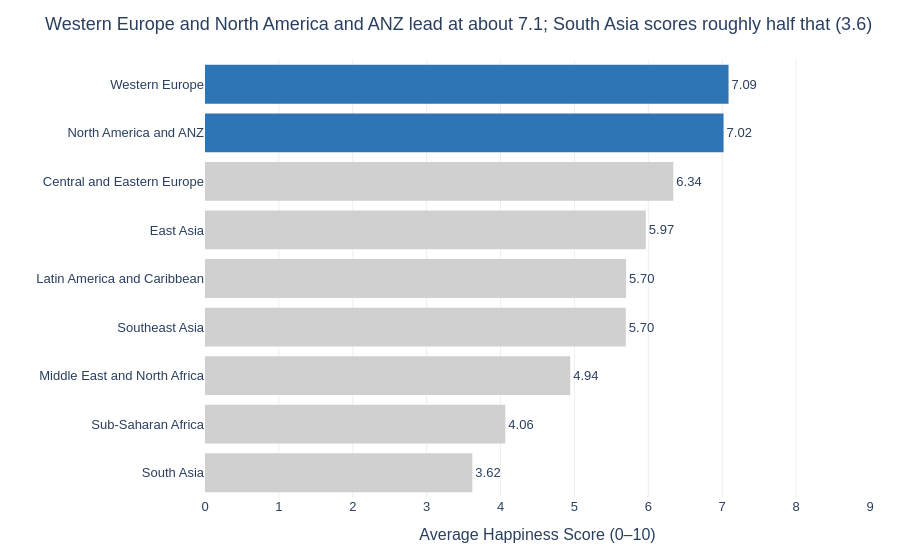

This figure's notebook cell:
### Code cell
# Task 1: Regional comparison bar chart
# -------------------------------------

# Step 1: Compute average happiness score by region
region_avg = (df.groupby('Region')['Happiness_Score']
              .mean()
              .reset_index()
              .sort_values('Happiness_Score'))  # sort for horizontal bar

print(region_avg)

# Step 2: Build your chart

# Facts for the title, pulled from the data
best   = region_avg.iloc[-1]      # highest
second = region_avg.iloc[-2]      # second highest
worst  = region_avg.iloc[0]       # lowest

# Colour the top 2 regions blue, everything else grey
top2 = region_avg['Region'].iloc[-2:]
region_avg['highlight'] = np.where(region_avg['Region'].isin(top2), 'Top', 'Other')

fig = px.bar(
    region_avg,
    x='Happiness_Score', y='Region',
    orientation='h',
    color='highlight',
    color_discrete_map={'Top': '#2E75B6', 'Other': '#D0D0D0'},
    text='Happiness_Score',
    title=(f"{best['Region']} and {second['Region']} lead at about "
           f"{best['Happiness_Score']:.1f}; {worst['Region']} scores "
           f"roughly half that ({worst['Happiness_Score']:.1f})"),
    labels={'Happiness_Score': 'Average Happiness Score (0–10)', 'Region': ''},
    height=550
)

fig.update_traces(texttemplate='%{x:.2f}', textposition='outside', marker_line_width=0)

fig.update_layout(
    xaxis=dict(range=[0, 9], gridcolor='#EEEEEE'),   # zero baseline
    plot_bgcolor='white', paper_bgcolor='white',
    font=dict(family='Arial', size=13),
    showlegend=False,
    margin=dict(l=10, r=30, t=60, b=40)
)
fig.show()

### Figure 1 — Plotly figure (JSON) as saved in the notebook; plotly's stock layout.template omitted (floating-point values rounded to 4 significant figures)
{"data": [{"hovertemplate": "highlight=Other<br>Average Happiness Score (0–10)=%{text}<br>=%{y}<extra></extra>", "legendgroup": "Other", "marker": {"color": "#D0D0D0", "line": {"width": 0}, "pattern": {"shape": ""}}, "name": "Other", "orientation": "h", "showlegend": true, "text": [3.618, 4.065, 4.943, 5.695, 5.699, 5.966, 6.338], "textposition": "outside", "texttemplate": "%{x:.2f}", "type": "bar", "x": [3.618, 4.065, 4.943, 5.695, 5.699, 5.966, 6.338], "xaxis": "x", "y": ["South Asia", "Sub-Saharan Africa", "Middle East and North Africa", "Southeast Asia", "Latin America and Caribbean", "East Asia", "Central and Eastern Europe"], "yaxis": "y"}, {"hovertemplate": "highlight=Top<br>Average Happiness Score (0–10)=%{text}<br>=%{y}<extra></extra>", "legendgroup": "Top", "marker": {"color": "#2E75B6", "line": {"width": 0}, "pattern": {"shape": ""}}, "name": "Top", "orientation": "h", "showlegend": true, "text": [7.018, 7.086], "textposition": "outside", "texttemplate": "%{x:.2f}", "type": "bar", "x": [7.018, 7.086], "xaxis": "x", "y": ["North America and ANZ", "Western Europe"], "yaxis": "y"}], "layout": {"barmode": "relative", "font": {"family": "Arial", "size": 13}, "height": 550, "legend": {"title": {"text": "highlight"}, "tracegroupgap": 0}, "margin": {"b": 40, "l": 10, "r": 30, "t": 60}, "paper_bgcolor": "white", "plot_bgcolor": "white", "showlegend": false, "title": {"text": "Western Europe and North America and ANZ lead at about 7.1; South Asia scores roughly half that (3.6)"}, "xaxis": {"anchor": "y", "domain": [0, 1], "gridcolor": "#EEEEEE", "range": [0, 9], "title": {"text": "Average Happiness Score (0–10)"}}, "yaxis": {"anchor": "x", "domain": [0, 1], "title": {"text": ""}}}}
